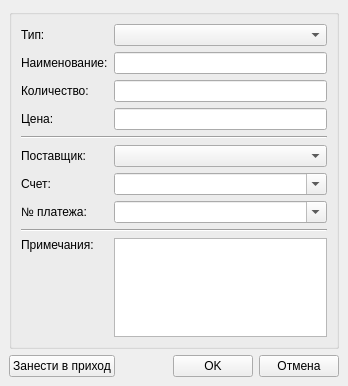
<ui version="4.0" >
 <class>ZakupkiAddDialog</class>
 <widget class="QDialog" name="ZakupkiAddDialog" >
  <property name="geometry" >
   <rect>
    <x>0</x>
    <y>0</y>
    <width>348</width>
    <height>386</height>
   </rect>
  </property>
  <property name="windowTitle" >
   <string>Dialog</string>
  </property>
  <layout class="QVBoxLayout" >
   <property name="spacing" >
    <number>6</number>
   </property>
   <property name="margin" >
    <number>9</number>
   </property>
   <item>
    <widget class="QGroupBox" name="groupBox" >
     <property name="title" >
      <string/>
     </property>
     <layout class="QGridLayout" >
      <item row="0" column="0" >
       <widget class="QLabel" name="label" >
        <property name="text" >
         <string>Тип:</string>
        </property>
        <property name="buddy" >
         <cstring>cb1</cstring>
        </property>
       </widget>
      </item>
      <item row="0" column="1" >
       <widget class="QComboBox" name="cb1" />
      </item>
      <item row="1" column="0" >
       <widget class="QLabel" name="label_2" >
        <property name="text" >
         <string>Наименование:</string>
        </property>
       </widget>
      </item>
      <item row="1" column="1" >
       <widget class="QLineEdit" name="le1" />
      </item>
      <item row="2" column="0" >
       <widget class="QLabel" name="label_9" >
        <property name="text" >
         <string>Количество:</string>
        </property>
        <property name="buddy" >
         <cstring>le6</cstring>
        </property>
       </widget>
      </item>
      <item row="2" column="1" >
       <widget class="QLineEdit" name="le6" />
      </item>
      <item row="4" column="0" colspan="2" >
       <widget class="Line" name="line" >
        <property name="orientation" >
         <enum>Qt::Horizontal</enum>
        </property>
       </widget>
      </item>
      <item row="5" column="0" >
       <widget class="QLabel" name="label_6" >
        <property name="text" >
         <string>Поставщик:</string>
        </property>
        <property name="buddy" >
         <cstring>cb2</cstring>
        </property>
       </widget>
      </item>
      <item row="5" column="1" >
       <widget class="QComboBox" name="cb2" />
      </item>
      <item row="6" column="0" >
       <widget class="QLabel" name="label_10" >
        <property name="text" >
         <string>Счет:</string>
        </property>
        <property name="buddy" >
         <cstring>cb5</cstring>
        </property>
       </widget>
      </item>
      <item row="6" column="1" >
       <widget class="QComboBox" name="cb5" >
        <property name="editable" >
         <bool>true</bool>
        </property>
       </widget>
      </item>
      <item row="7" column="0" >
       <widget class="QLabel" name="label_11" >
        <property name="text" >
         <string>№ платежа:</string>
        </property>
        <property name="buddy" >
         <cstring>cb6</cstring>
        </property>
       </widget>
      </item>
      <item row="7" column="1" >
       <widget class="QComboBox" name="cb6" >
        <property name="editable" >
         <bool>true</bool>
        </property>
       </widget>
      </item>
      <item row="8" column="0" colspan="2" >
       <widget class="Line" name="line_2" >
        <property name="orientation" >
         <enum>Qt::Horizontal</enum>
        </property>
       </widget>
      </item>
      <item row="9" column="0" >
       <widget class="QLabel" name="label_3" >
        <property name="text" >
         <string>Примечания:</string>
        </property>
       </widget>
      </item>
      <item rowspan="2" row="9" column="1" >
       <widget class="QTextEdit" name="te_notes" />
      </item>
      <item row="10" column="0" >
       <spacer>
        <property name="orientation" >
         <enum>Qt::Vertical</enum>
        </property>
        <property name="sizeHint" stdset="0" >
         <size>
          <width>20</width>
          <height>40</height>
         </size>
        </property>
       </spacer>
      </item>
      <item row="3" column="0" >
       <widget class="QLabel" name="label_4" >
        <property name="text" >
         <string>Цена:</string>
        </property>
       </widget>
      </item>
      <item row="3" column="1" >
       <widget class="QLineEdit" name="le_price" />
      </item>
     </layout>
    </widget>
   </item>
   <item>
    <layout class="QHBoxLayout" >
     <property name="spacing" >
      <number>6</number>
     </property>
     <property name="margin" >
      <number>0</number>
     </property>
     <item>
      <widget class="QPushButton" name="pb1" >
       <property name="text" >
        <string>Занести в приход</string>
       </property>
       <property name="autoDefault" >
        <bool>false</bool>
       </property>
      </widget>
     </item>
     <item>
      <spacer>
       <property name="orientation" >
        <enum>Qt::Horizontal</enum>
       </property>
       <property name="sizeHint" stdset="0" >
        <size>
         <width>40</width>
         <height>20</height>
        </size>
       </property>
      </spacer>
     </item>
     <item>
      <widget class="QPushButton" name="pbOK" >
       <property name="text" >
        <string>OK</string>
       </property>
       <property name="autoDefault" >
        <bool>false</bool>
       </property>
      </widget>
     </item>
     <item>
      <widget class="QPushButton" name="pbCANCEL" >
       <property name="text" >
        <string>Отмена</string>
       </property>
       <property name="autoDefault" >
        <bool>false</bool>
       </property>
      </widget>
     </item>
    </layout>
   </item>
  </layout>
 </widget>
 <tabstops>
  <tabstop>cb1</tabstop>
  <tabstop>le1</tabstop>
  <tabstop>le6</tabstop>
  <tabstop>le_price</tabstop>
  <tabstop>cb2</tabstop>
  <tabstop>cb5</tabstop>
  <tabstop>cb6</tabstop>
  <tabstop>te_notes</tabstop>
  <tabstop>pb1</tabstop>
  <tabstop>pbOK</tabstop>
  <tabstop>pbCANCEL</tabstop>
 </tabstops>
 <resources/>
 <connections/>
</ui>
